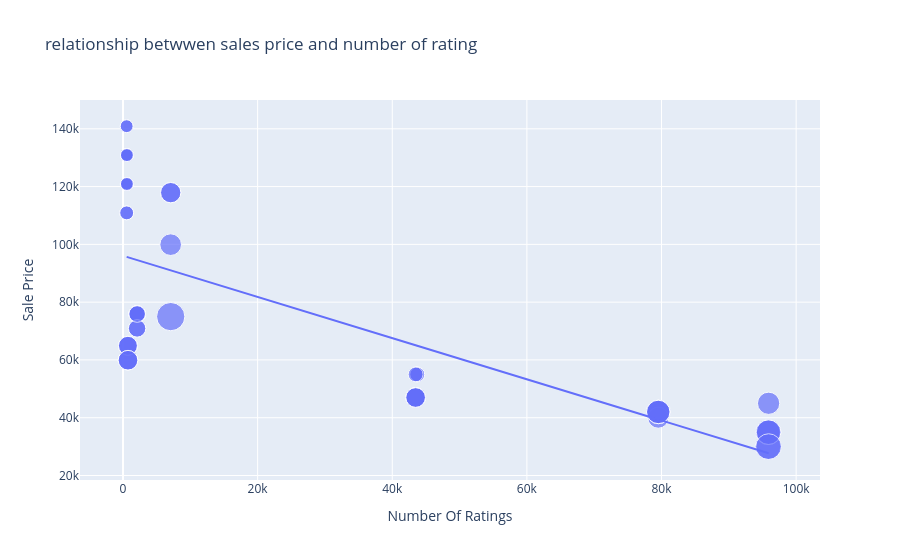

The code cell stored with this chart in its notebook:
### Code cell
figure = px.scatter(data_frame = data,x="Number Of Ratings" , y="Sale Price" , size = "Discount Percentage", trendline='ols',title="relationship betwwen sales price and number of rating")
figure.show()
